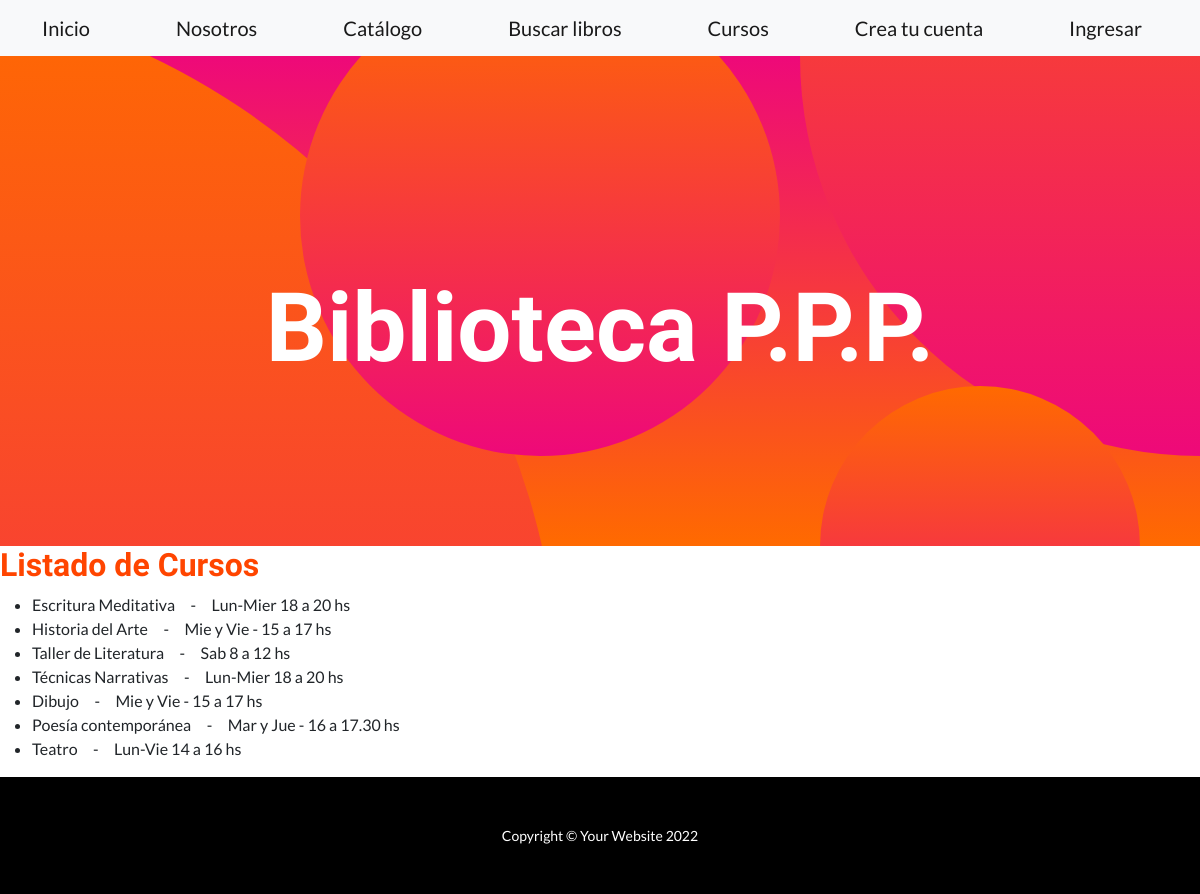
The page /listadocursos/ on the database its author committed.
### app_biblioteca/models.py (models this page shows, shortened)
class Curso(models.Model):
    nombre=models.CharField(max_length=40)
    codigocurso=models.IntegerField()
    docente=models.CharField(max_length=30)
    diahorario=models.CharField(max_length=40)

### app_biblioteca/views.py (the view)
# urls.py: path("listadocursos/", views.listadocursos, name='listadocursos'),
def listadocursos (request):
    listacurso = Curso.objects.all()
    return render (request, 'listadocursos.html', {'listacurso':listacurso} )

### app_biblioteca/templates/listadocursos.html
{% extends "padre.html" %}
{% load static %}
{% block ContenidoQueCambia %}
    <h2 style="color:orangered">Listado de Cursos</h2>
    <ul>
    {% for curso in listacurso %}
        <li> {{curso.nombre}} &nbsp&nbsp&nbsp - &nbsp&nbsp&nbsp  {{curso.diahorario}}</li>
    {% endfor %}
    </ul>
{% endblock %}

### rows shown on the page
Curso: nombre "Escritura Meditativa", diahorario "Lun-Mier 18 a 20 hs"
Curso: nombre "Historia del Arte", diahorario "Mie y Vie - 15 a 17 hs"
Curso: nombre "Taller de Literatura", diahorario "Sab 8 a 12 hs"
Curso: nombre "Técnicas Narrativas", diahorario "Lun-Mier 18 a 20 hs"
Curso: nombre "Dibujo", diahorario "Mie y Vie - 15 a 17 hs"
Curso: nombre "Poesía contemporánea", diahorario "Mar y Jue - 16 a 17.30 hs"
Curso: nombre "Teatro", diahorario "Lun-Vie 14 a 16 hs"
